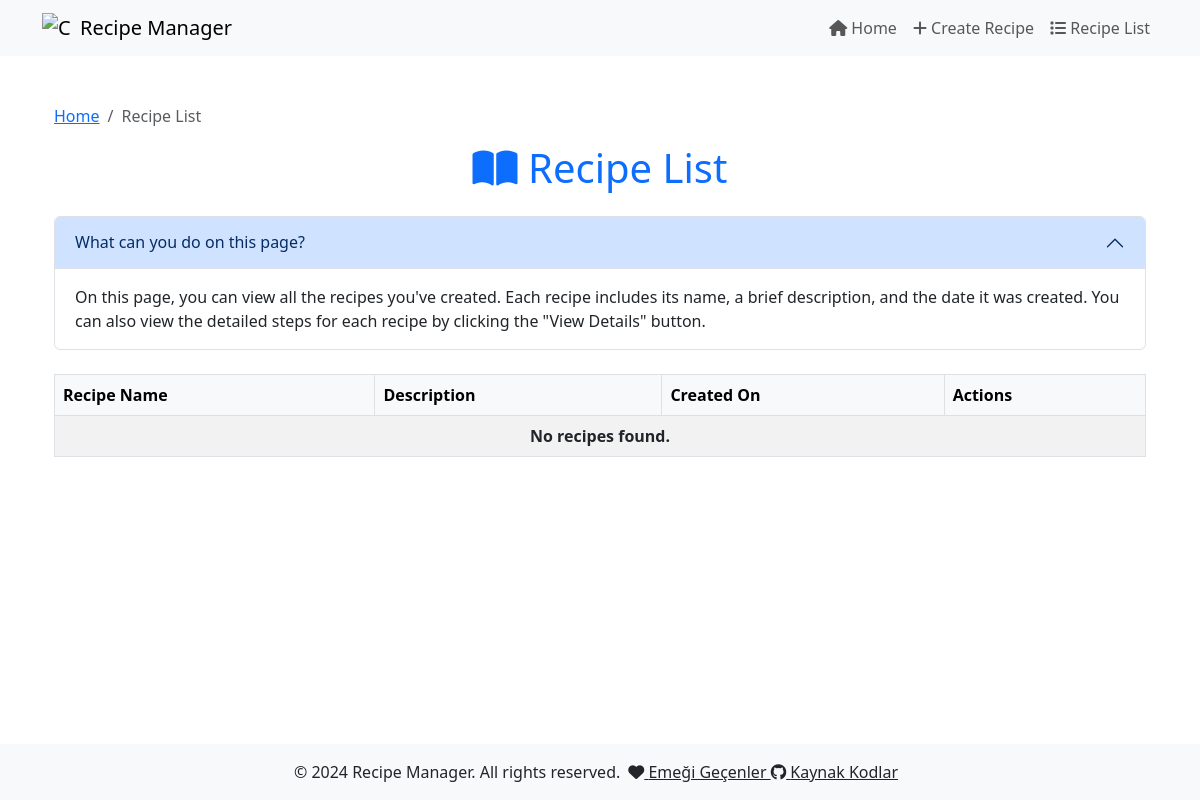
/recipe/list/, run on an earlier commit of the app's database.
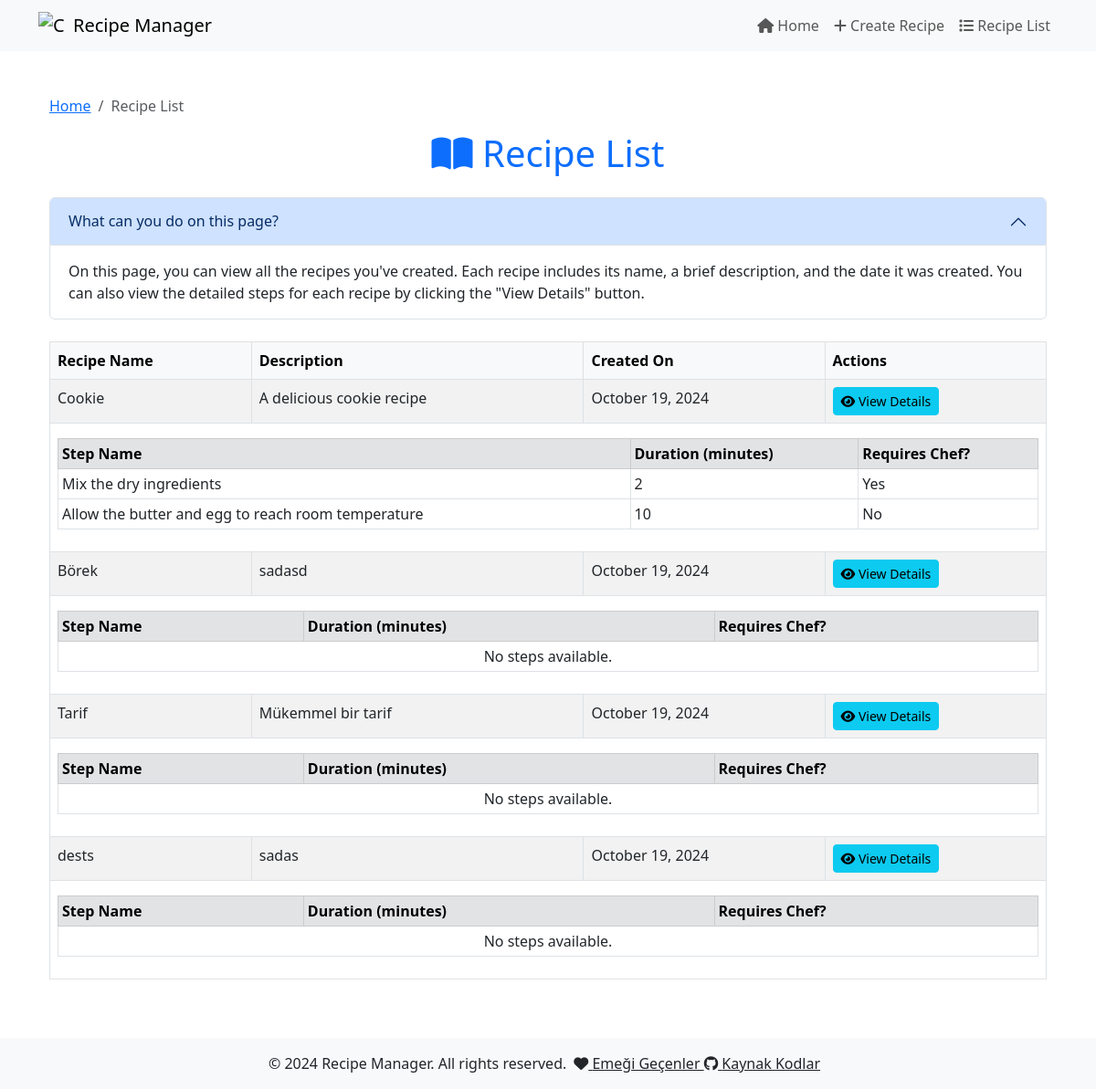
And on a later commit of the database.
### recipe_optimizer/models.py (models this page shows, shortened)
class Recipe(models.Model):
    name = models.CharField(max_length=200)
    description = models.TextField()
    created_at = models.DateTimeField(auto_now_add=True)

class RecipeStep(models.Model):
    recipe = models.ForeignKey(Recipe, related_name='steps', on_delete=models.CASCADE)
    name = models.CharField(max_length=200)
    duration = models.PositiveIntegerField()  # Adım süresi (dakika)
    occupies_chef = models.BooleanField(default=True)  # Şefi meşgul ediyor mu?
    prerequisites = models.ManyToManyField('self', symmetrical=False, blank=True)  # Önceki adımlar

### recipe_optimizer/views.py (the view)
# urls.py: path('recipe/list/', views.recipe_list, name='recipe_list'),
def recipe_list(request):
    recipes = Recipe.objects.prefetch_related('steps').all()
    context = {
        'recipes': recipes,  # Tarifler ve adımlar context'e ekleniyor
    }
    return render(request, 'recipe_list.html', context)

### templates/recipe_list.html (shortened to what this page needs)
{% extends 'base.html' %}
{% block content %}
<div class="container mt-5">
    <nav aria-label="breadcrumb">
        <ol class="breadcrumb">
            <li class="breadcrumb-item"><a href="{% url 'index' %}">Home</a></li>
            <li class="breadcrumb-item active" aria-current="page">Recipe List</li>
        </ol>
    </nav>
    <h1 class="text-center mb-4 text-primary"><i class="fas fa-book-open"></i> Recipe List</h1>
    <div class="accordion mb-4" id="helpAccordion">
        <div class="accordion-item">
            <h2 class="accordion-header" id="headingOne">
                <button class="accordion-button" type="button" data-bs-toggle="collapse" data-bs-target="#collapseOne" aria-expanded="true" aria-controls="collapseOne">
                    What can you do on this page?
                </button>
            </h2>
            <div id="collapseOne" class="accordion-collapse collapse show" aria-labelledby="headingOne" data-bs-parent="#helpAccordion">
                <div class="accordion-body">
                    On this page, you can view all the recipes you've created. Each recipe includes its name, a brief description, and the date it was created. You can also view the detailed steps for each recipe by clicking the "View Details" button.
                </div>
            </div>
        </div>
    </div>
    <div class="table-responsive">
        <table class="table table-striped table-bordered">
            <thead class="table-light">
                <tr>
                    <th scope="col">Recipe Name</th>
                    <th scope="col">Description</th>
                    <th scope="col">Created On</th>
                    <th scope="col">Actions</th>
                </tr>
            </thead>
            <tbody>
                {% for recipe in recipes %}
                <tr>
                    <td>{{ recipe.name }}</td>
                    <td>{{ recipe.description|truncatewords:15 }}</td>
                    <td>{{ recipe.created_at|date:"F j, Y" }}</td>
                    <td>
                        <a href="{% url 'optimize' recipe.id %}" class="btn btn-info btn-sm">
                            <i class="fas fa-eye"></i> View Details
                        </a>
                    </td>
                </tr>
                <tr>
                    <td colspan="4">
                        <div class="table-responsive">
                            <table class="table table-sm table-bordered mt-2">
                                <thead class="table-secondary">
                                    <tr>
                                        <th scope="col">Step Name</th>
                                        <th scope="col">Duration (minutes)</th>
                                        <th scope="col">Requires Chef?</th>
                                    </tr>
                                </thead>
                                <tbody>
                                    {% if recipe.steps.exists %}
                                        {% for step in recipe.steps.all %}
                                        <tr>
                                            <td>{{ step.name }}</td>
                                            <td>{{ step.duration }}</td>
                                            <td>{{ step.occupies_chef|yesno:"Yes, No" }}</td>
                                        </tr>
                                        {% endfor %}
                                    {% else %}
                                        <tr>
                                            <td colspan="3" class="text-center">No steps available.</td>
                                        </tr>
                                    {% endif %}
                                </tbody>
                            </table>
                        </div>
                    </td>
                </tr>
                {% endfor %}
                {% if not recipes %}
                <tr>
                    <td colspan="4" class="text-center"><strong>No recipes found.</strong></td>
                </tr>
                {% endif %}
            </tbody>
        </table>
    </div>
</div>
{% endblock %}

What changed in the data, as far as the page shows it:
added Recipe: name "Cookie", description "A delicious cookie recipe", created_at "October 19, 2024"
now on this page (row edited): RecipeStep: name "Mix the dry ingredients", duration "2", occupies_chef "Yes"
now on this page (row edited): RecipeStep: name "Allow the butter and egg to reach room temperature", duration "10", occupies_chef "No"
added Recipe: name "Börek", description "sadasd", created_at "October 19, 2024", shows "No steps available."
added Recipe: name "Tarif", description "Mükemmel bir tarif", created_at "October 19, 2024", shows "No steps available."
added Recipe: name "dests", description "sadas", created_at "October 19, 2024", shows "No steps available."
Also different on the page:
text no longer shown: "No recipes found."
